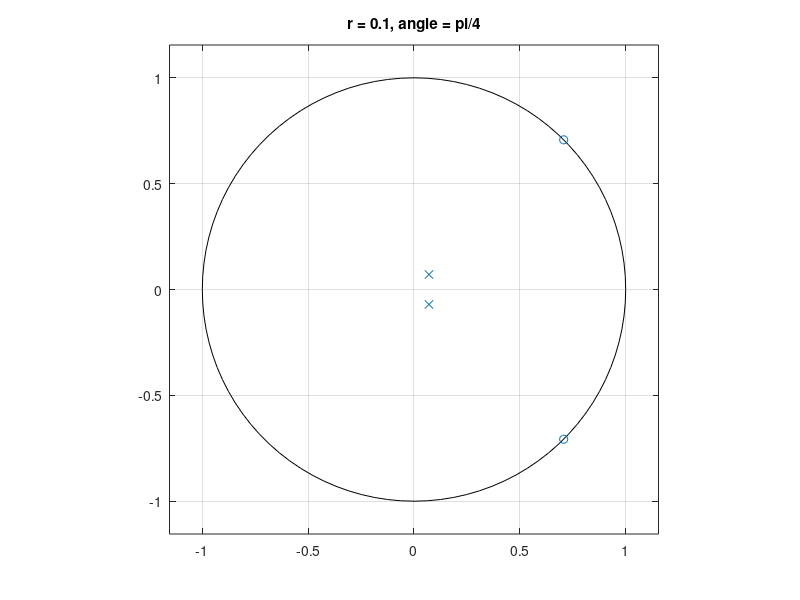
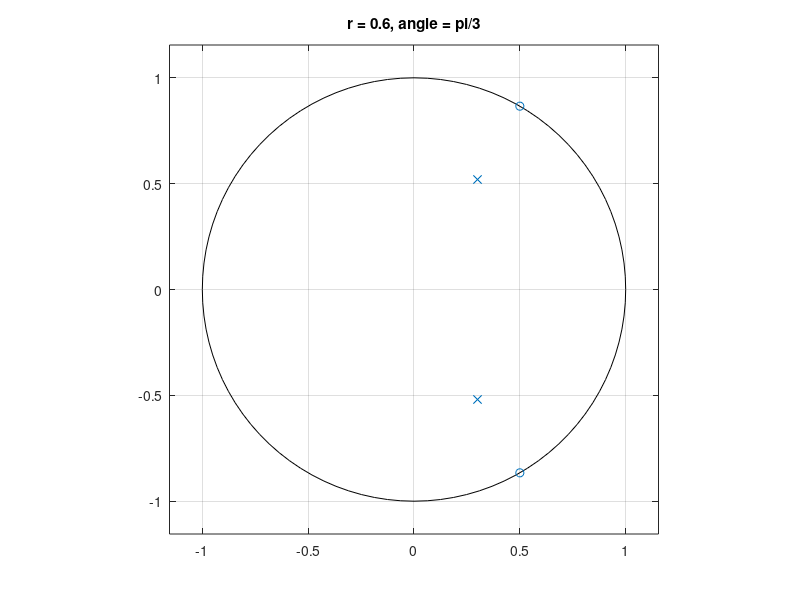
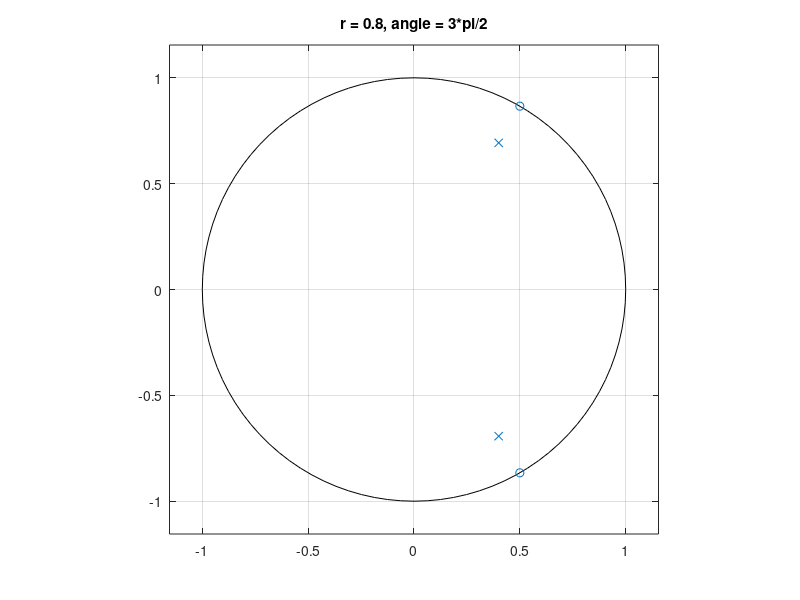

Write MATLAB code to recreate these figures, in order.
figure()
r = 0.1;
angle = pi/4;
b = [1, (-2)*cos(angle), 1];
a = [1, (-2)*r*cos(angle), r*r];
zplane(b, a);
title('r = 0.1, angle = pi/4');

figure()
r = 0.6;
angle = pi/3;
b = [1, (-2)*cos(angle), 1];
a = [1, (-2)*r*cos(angle), r*r];
zplane(b, a);
title('r = 0.6, angle = pi/3')

figure()
r = 0.8;
theta = 3*pi/2;
b = [1, (-2)*cos(angle), 1];
a = [1, (-2)*r*cos(angle), r*r];
zplane(b, a);
title('r = 0.8, angle = 3*pi/2')